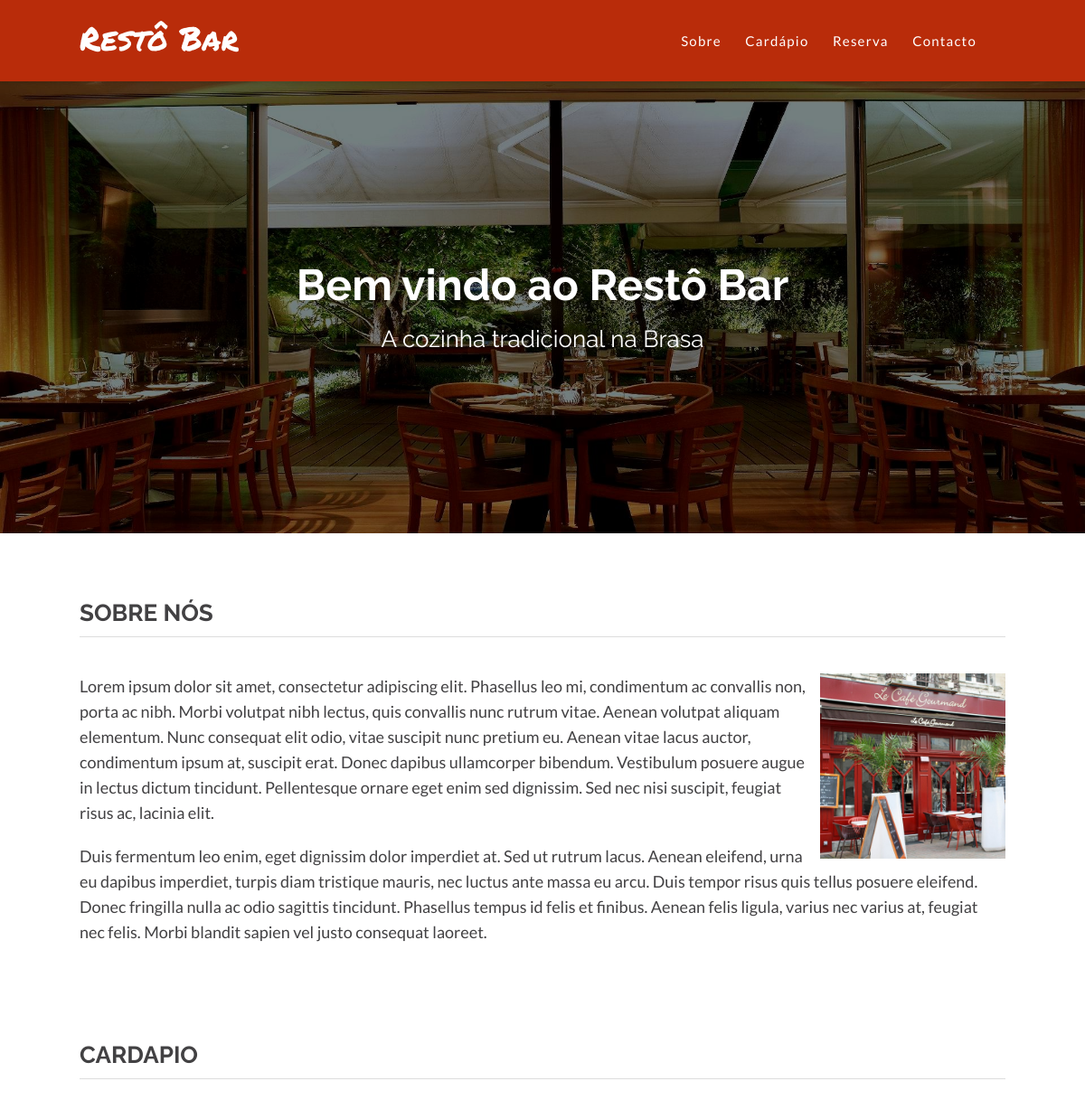
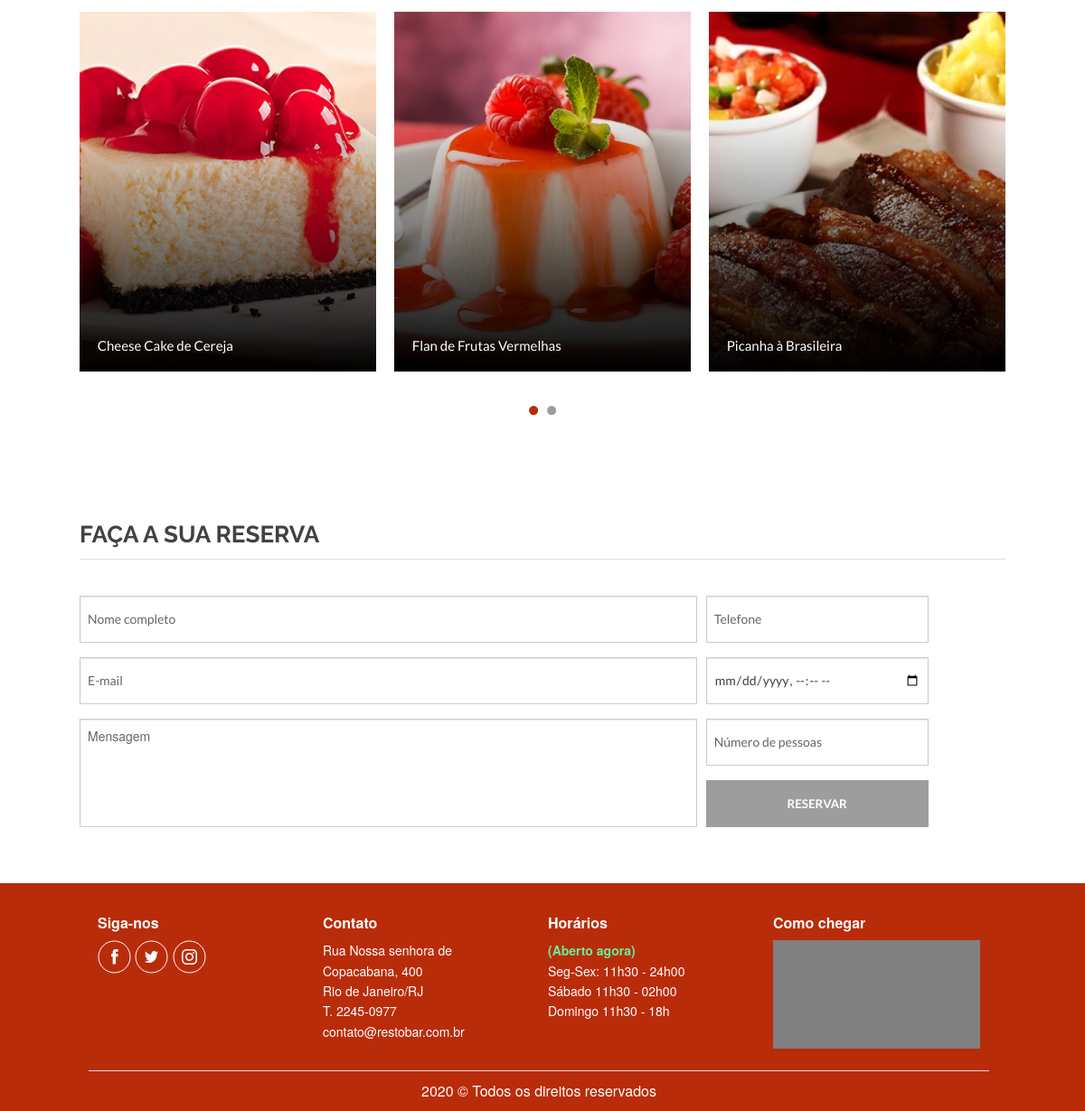
The page / on the database its author committed (2 pictures, top to bottom).
### tables this page shows
CREATE TABLE `pratos` (
  `codigo` varchar(30) NOT NULL,
  `nome` varchar(50) NOT NULL,
  `categoria` varchar(50) NOT NULL,
  `descricao` varchar(500) NOT NULL,
  `preco` float NOT NULL,
  `calorias` int(11) NOT NULL,
  `destaque` tinyint(1) NOT NULL
);

### index.php (the view, shortened to what this page needs)
<?php include 'header.php'; ?>
<div class="welcome-gallery small-12 columns">
    <div class="photo-section small-12 columns">
        <img class="homepage-main-photo" src="img/main-photo.jpg" alt="slider imagem 1">
    </div>
    <div class="main-section-title small-10 columns">
        <div class="table">
            <div class="table-cell">
                <h1>Bem vindo ao Restô Bar</h1>
                <h2>A cozinha tradicional na Brasa</h2>
            </div>
        </div>
    </div>
    <div class="photo-gradient">
    </div>
</div>
<div class="about-us small-11 large-12 columns no-padding small-centered">
    <div class="global-page-container">
        <div id="about-us" class="about-us-title small-12 columns no-padding">
            <h3>Sobre Nós</h3>
            <hr>
        </div>
        <img src="img/fachada.jpg" alt="fachada do restaurante">
        <div class="about-us-text">
            <p>
                Lorem ipsum dolor sit amet, consectetur adipiscing elit. Phasellus leo mi,
                condimentum ac convallis non, porta ac nibh. Morbi volutpat nibh lectus, quis
                convallis nunc rutrum vitae. Aenean volutpat aliquam elementum. Nunc consequat
                elit odio, vitae suscipit nunc pretium eu. Aenean vitae lacus auctor, condimentum
                ipsum at, suscipit erat. Donec dapibus ullamcorper bibendum. Vestibulum posuere
                augue in lectus dictum tincidunt. Pellentesque ornare eget enim sed dignissim.
                Sed nec nisi suscipit, feugiat risus ac, lacinia elit.
            </p>
            <p>
                Duis fermentum leo enim, eget dignissim dolor imperdiet at. Sed ut rutrum lacus.
                Aenean eleifend, urna eu dapibus imperdiet, turpis diam tristique mauris, nec
                luctus ante massa eu arcu. Duis tempor risus quis tellus posuere eleifend.
                Donec fringilla nulla ac odio sagittis tincidunt. Phasellus tempus id felis et
                finibus. Aenean felis ligula, varius nec varius at, feugiat nec felis. Morbi
                blandit sapien vel justo consequat laoreet.</p>
        </div>
    </div>
</div>
<div class="cardapio small-11 large-12 columns no-padding small-centered">
    <div class="global-page-container">
        <div class="cardapio-title small-12 columns no-padding">
            <h3>Cardapio</h3>
            <hr>
        </div>
    </div>
    <div class="global-page-container">
        <div class="slider-cardapio">
            <div class="slider-002 small-12 small-centered columns">
                <?php
                $server = 'localhost';
                $user = 'root';
                $password = 'root';
                $db_name = 'restaurante';
                $port = '3306';
                $db_connect = new mysqli($server, $user, $password, $db_name, $port);
                mysqli_set_charset($db_connect, "utf8");
                if ($db_connect->connect_error) {
                    echo 'Falha: ' . $db_connect->connect_error;
                } else {
                    $sql = "SELECT * from pratos WHERE destaque=1";
                    $result = $db_connect->query($sql);
                    if ($result->num_rows > 0) {
                        while ($row = $result->fetch_assoc()) { ?>
                            <div class="cardapio-item-outer bounce-hover small-10 medium-4 columns">
                                <div class="cardapio-item">
                                    <a href="prato.php?prato=<?php echo $row['codigo']; ?>">
                                        <div class="cardapio-item-image">
                                            <img src="img/cardapio/<?php echo $row['codigo']; ?>.jpg" alt="<?php echo $row['nome']; ?>" />
                                        </div>
                                        <div class="item-info">
                                            <div class="title"><?php echo $row['nome']; ?></div>
                                        </div>
                                        <div class="gradient-filter">
                                        </div>
                                    </a>
                                </div>
                            </div>
                <?php }
                    } else {
                        echo 'Não há destaques';
                    }
                }
                ?>
            </div>
        </div>
    </div>
</div>
<div id="contact-us" class="contact-us small-11 large-12 columns no-padding small-centered">
    <div class="global-page-container">
        <div class="contact-us-title small-12 columns no-padding">
            <h3>Faça a sua reserva</h3>
            <hr>
        </div>
        <div class="reservation-form small-12 columns no-padding">
            <form>
                <div class="form-part1 small-12 large-8 xlarge-7 columns no-padding">
                    <input type="text" name="nome" class="field" placeholder="Nome completo" />
                    <input type="text" name="email" class="field" placeholder="E-mail" />
                    <textarea type="text" name="mensagem" class="field" placeholder="Mensagem"></textarea>
                </div>
                <div class="form-part2 small-12 large-3 xlarge-3 end columns no-padding">
                    <input type="text" name="telefone" class="field" placeholder="Telefone" />
                    <input type="datetime-local" name="data" class="field" placeholder="Data e hora" />
                    <input type="text" name="data" class="field" placeholder="Número de pessoas" />
                    <input type="submit" name="submit" value="Reservar" />
                </div>
            </form>
        </div>
    </div>
</div>
<?php include 'footer.php'; ?>

### rows shown on the page
pratos: codigo (picture), nome "Cheese Cake de Cereja"
pratos: codigo (picture), nome "Flan de Frutas Vermelhas"
pratos: codigo (picture), nome "Picanha à Brasileira"

### other values the page prints
$texto_horario "(Aberto agora)"
